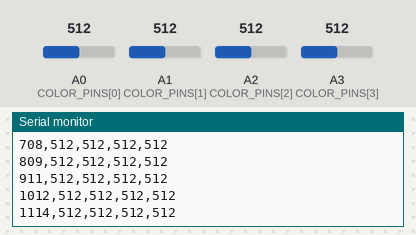
A sketch run on a simulated Arduino Uno, built with avr-gcc and run on an emulated ATmega328P. On the bench: the last lines printed to the serial monitor. Inputs (shaded band) come from the test bench; at power-on: A0 (COLOR_PINS[0]) = 512, A1 (COLOR_PINS[1]) = 512, A2 (COLOR_PINS[2]) = 512, A3 (COLOR_PINS[3]) = 512.

Above: at 1.2 s.
1.3 s: A0 (COLOR_PINS[0]) set to 716
At 1.32 s:
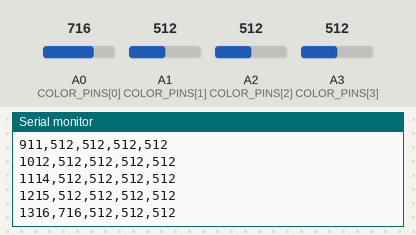
2.8 s: A1 (COLOR_PINS[1]) set to 716
At 2.84 s:
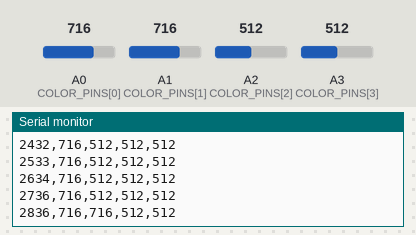
4.3 s: A2 (COLOR_PINS[2]) set to 716
At 4.36 s:
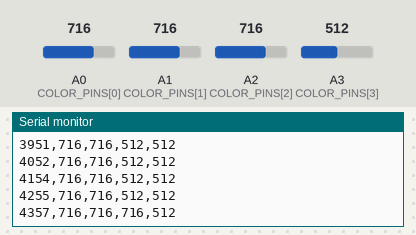
5.8 s: A3 (COLOR_PINS[3]) set to 716
At 5.88 s:
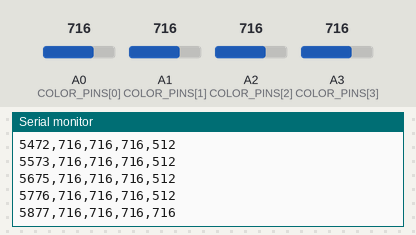
7.3 s: A0 (COLOR_PINS[0]) set to 992
At 7.3 s:
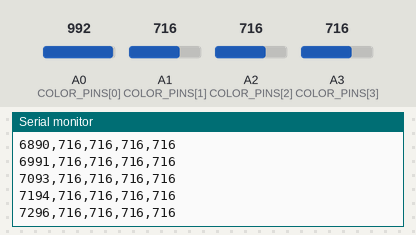
8.8 s: A1 (COLOR_PINS[1]) set to 992
At 8.82 s:
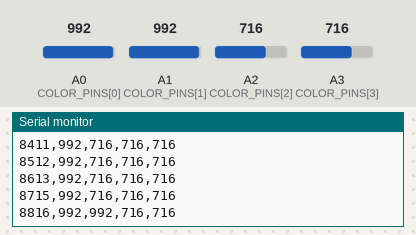
Timing chart, 0 to 11.3 s (numbered marks = the images above; inputs shaded):
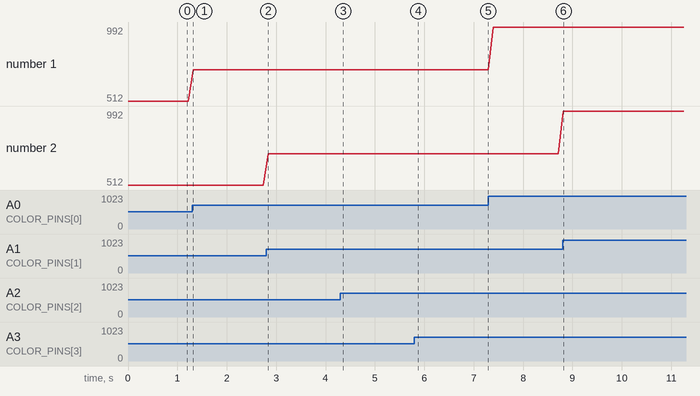

Measured:
- after the input at 1.3 s, the serial monitor: prints a new line at once (image 1)
- after the input at 2.8 s, the serial monitor: prints a new line at once (image 2)
- after the input at 4.3 s, the serial monitor: prints a new line after 0.06 s (image 3)
- after the input at 5.8 s, the serial monitor: prints a new line after 0.08 s (image 4)
- after the input at 8.8 s, the serial monitor: prints a new line at once (image 6)
- plotted number 1: 512 → 716 after the input at 1.3 s, 716 → 992 after the input at 7.3 s

The sketch:

color_sensor_test.ino
```cpp
/*
  color_sensor_test.ino

  A0-A3へ直結したカラーセンサーS1-S4のG出力をCSVで出すテスト。
  白線上と黒床上の値を記録し、Config.hの閾値を決めるために使う。
*/

const int COLOR_PINS[4] = {A0, A1, A2, A3};

// シリアルとカラーセンサー入力ピンを初期化する。
void setup() {
  Serial.begin(115200);
  for (int i = 0; i < 4; i++) {
    pinMode(COLOR_PINS[i], INPUT);
  }
  Serial.println("time_ms,s1,s2,s3,s4");
}

// 100msごとにS1-S4を1行のCSVとして出力する。
void loop() {
  Serial.print(millis());
  for (int i = 0; i < 4; i++) {
    Serial.print(',');
    Serial.print(analogRead(COLOR_PINS[i]));
  }
  Serial.println();
  delay(100);
}
```
